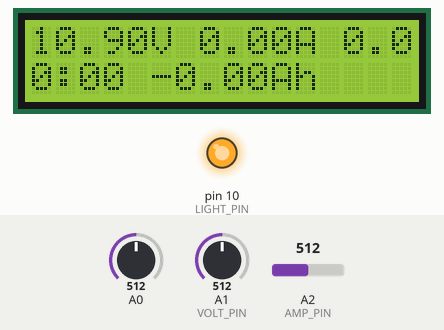
Simulated run of this sketch. Board: Arduino Uno, built with avr-gcc and run on an emulated ATmega328P. Shown: 16×2 character LCD, output pins drawn as LEDs (lit = HIGH). Inputs (shaded band) come from the test bench; at power-on: A2 (AMP_PIN) = 512, A0 = 512, A1 (VOLT_PIN) = 512. What the sketch prints to the serial monitor is not drawn.

Above: at 1.2 s.
1.3 s: A2 (AMP_PIN) set to 493
At 2.7 s:
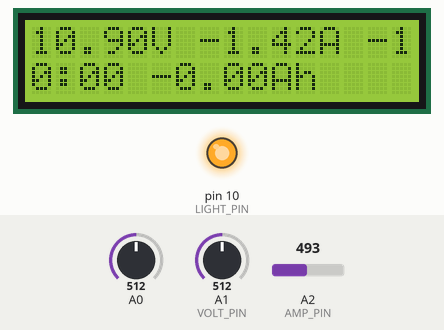
3.0 s: A0 set to 387
4.5 s: A0 set to 361
At 5.1 s:
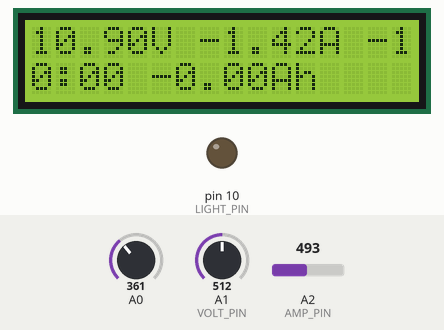
7.5 s: A2 (AMP_PIN) set to 716
At 7.79 s:
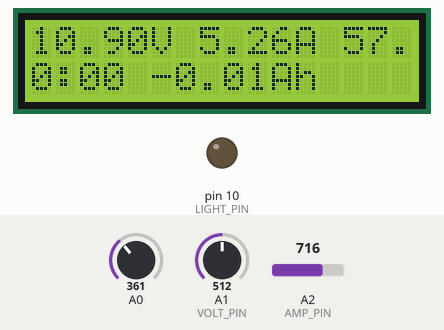
9.2 s: A1 (VOLT_PIN) set to 370
At 10.6 s:
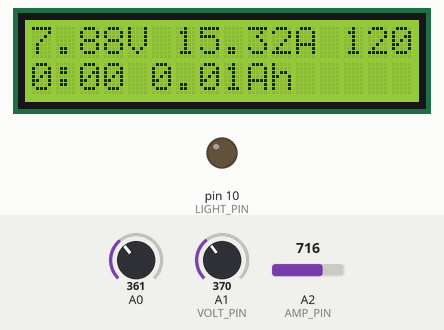
10.7 s: A2 (AMP_PIN) set to 1010
At 12.4 s:
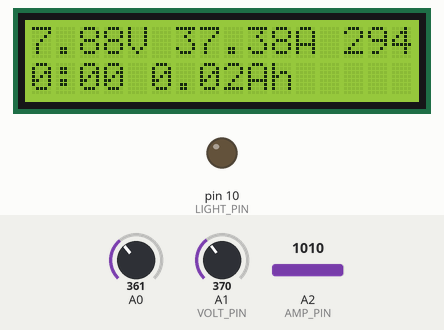
Timing chart, 0 to 13.2 s (numbered marks = the images above; inputs shaded):
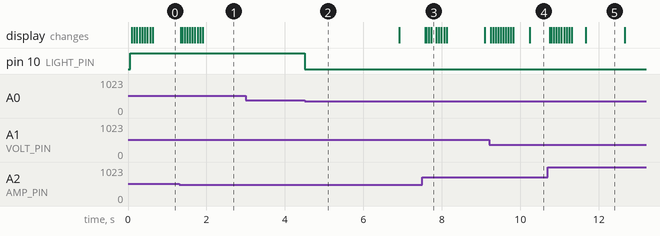

Measured:
- the behaviour switches between 512 and 511 on A2 (AMP_PIN) (found by bisection; images 0 and 1)
- the behaviour switches between 380 and 379 on A0 (found by bisection; images 1 and 2)
- after the input at 1.3 s, the display: first changes after 0.05 s (image 1 shows a later state)
- after the input at 3.0 s, every drawn part: stays the same
- after the input at 4.5 s, pin 10 (LIGHT_PIN): HIGH → LOW at once
- after the input at 7.5 s, the display: first changes after 0.07 s (image 3 shows a later state)
- after the input at 9.2 s, the display: first changes after 0.05 s (image 4 shows a later state)
- after the input at 10.7 s, the display: first changes after 0.05 s (image 5 shows a later state)

The sketch:

BattMonitor5.ino
```cpp
/*************************************************************************************
 *
 * Based on the LCDButton test sketch but modified to read up to 21V on pin A1
 * v1 based on Voltmeter v4.1
 *    add voltage calibration against internal Vcc
 *    add code for current ACS715 sensor and calibrate
 * v2 calculate power
 * v3 calculate amp hours
 * v4 improve amp hours calculation
 * v4.1 adjusted volt calibration for 12+V power via Vin
 * v5 changed to ACS714 chip and sensor code
 *
 **************************************************************************************/

#include <LiquidCrystal.h>
#include <Time.h>

LiquidCrystal lcd(8, 9, 4, 5, 6, 7);           // select the pins used on the LCD panel
const int LIGHT_PIN = 10; // pin 10 controls the backlight

// define some values used by the panel and buttons
int lcd_key     = 0;
int adc_key_in  = 0;
boolean lightOn = true;  // keep track of whether the LCD light is on or off

#define btnRIGHT  0
#define btnUP     1
#define btnDOWN   2
#define btnLEFT   3
#define btnSELECT 4
#define btnNONE   5

int read_LCD_buttons(){               // read the buttons
  adc_key_in = analogRead(0);       // read the value from the sensor

  // my buttons when read are centered at these valies: 0, 144, 329, 504, 741
  // we add approx 50 to those values and check to see if we are close
  // We make this the 1st option for speed reasons since it will be the most likely result

  if (adc_key_in > 1000) return btnNONE;

  // For V1.1 us this threshold
  /*
    if (adc_key_in < 50)   return btnRIGHT;
   if (adc_key_in < 250)  return btnUP;
   if (adc_key_in < 450)  return btnDOWN;
   if (adc_key_in < 650)  return btnLEFT;
   if (adc_key_in < 850)  return btnSELECT;
   */

  // For V1.0 comment the other threshold and use the one below:
  if (adc_key_in < 50)   return btnRIGHT;
  if (adc_key_in < 195)  return btnUP;
  if (adc_key_in < 380)  return btnDOWN;
  if (adc_key_in < 555)  return btnLEFT;
  if (adc_key_in < 790)  return btnSELECT;

  return btnNONE;                // when all others fail, return this.
}

const int SAMPLE_DELAY = 10; // millisec delay between samples

const int VOLT_PIN = 1;  // Analog volt read pin
//const float VOLT_CALIBRATION = 0.993; // calibration factor for correcting voltage around the 12-13V range
const float VOLT_CALIBRATION = 1.016; // calibration factor for correcting voltage around the 12-13V range
const int NUM_VOLT_READINGS = 10; // number of volt readings to average over

const int AMP_PIN = 2;  // Analog amp read pin
const int NUM_AMP_READINGS = 10; // number of amp readings to average over


int voltReadings[NUM_VOLT_READINGS]; // array to hold volt readings
int voltIndex = 0; // index of the current reading
int voltTotal = 0; // total of all the volt readings
double voltAverage = 0.0; // average volt reading
double Vcc; // internal Vcc

int ampReadings[NUM_AMP_READINGS]; // array to hold amp readings
int ampIndex = 0; // index of the current reading
int ampTotal = 0; // total of all the amp readings
double ampAverage = 0; // average amp reading from the pin
double amps = 0; // calibrated amps value

double watts = 0;

double hoursElapsed = 0.0; // number of hours since startup
double ampHours = 0.0; // this is the total amp hours flowed since startup

int timeSlice = 0; // duration of the current time slice in milli sec
unsigned long oldMillis = 0;
unsigned long nowMillis = 0;
double ampMsSlice = 0.0;

// Variables for voltage divider
double denominator;
// actual resistor values for voltage divider, measured by multimeter
int resistor1 = 14890; // nominal 15000
int resistor2 = 4610; // nominal 4700;

// function to read internall Vcc
long readVcc() {
  long result;
  ADMUX = _BV(REFS0)  | _BV(MUX3) | _BV(MUX2) | _BV(MUX1);
  delay(2);
  ADCSRA |= _BV(ADSC); //convert
  while (bit_is_set(ADCSRA,ADSC));
  result = ADCL;
  result |= ADCH <<8;
//  result = 1125300L / result;  // assumes exactly 1.1V ref
  result = 1141609L / result; // acutal measurement of Vcc was 4.9 vs 4.83 from 1125300 value
  return result;
}

void setup(){
  Serial.begin(9600);
  analogReference(DEFAULT);

  //  Convert resistor values to division value
  //  R2 / (R1 + R2)
  denominator = (float)resistor2 / (resistor1 + resistor2);

  // initialise the volt readings to 0
  for ( int thisReading = 0; thisReading < NUM_VOLT_READINGS; thisReading++ ) {
    voltReadings[thisReading] = 0;
  }

  // initialise the amp readings to 0
  for ( int thisReading = 0; thisReading < NUM_AMP_READINGS; thisReading++ ) {
    ampReadings[thisReading] = 0;
  }

  lcd.begin(16, 2);               // start the library
  lcd.setCursor(0,0);             // set the LCD cursor   position
//  lcd.print("BattMon v3");   // print title message

}

void loop(){
  lcd_key = read_LCD_buttons();   // read the buttons

    switch (lcd_key) {               // depending on which button was pushed, we perform an action

  case btnRIGHT:
    {             //  push button "RIGHT" and show the word on the screen
      break;
    }
  case btnLEFT:
    {
      break;
    }
  case btnUP:
    {
      lightOn = true;  // turn backlight on
      break;
    }
  case btnDOWN:
    {
      lightOn = false;  // turn backlight off
      break;
    }
  case btnSELECT:
    {
      break;
    }
  case btnNONE:
    {
      break;
    }
  }
  if ( lightOn ) {
    analogWrite(LIGHT_PIN,255); // turn light on
  }
  else {
    analogWrite(LIGHT_PIN,0); // turn light off
  }

  lcd.setCursor(0,0);             // move to the begining of the first line

  // do the voltage readings and average calculation
  voltTotal -= voltReadings[voltIndex]; // subtract the last volt reading
  voltReadings[voltIndex] = analogRead(VOLT_PIN); // read the volt pin into index location
  voltTotal += voltReadings[voltIndex]; // add the new volt reading to the total
  voltIndex++; // increment the volt index
  // reset the volt index if at the end of the array
  if ( voltIndex >= NUM_VOLT_READINGS ) {
    voltIndex = 0;
  }

  voltAverage = voltTotal / NUM_VOLT_READINGS; // calculate the average

//  Serial.print("pin value=");
  Serial.print(voltAverage);
  Serial.print(" " );

  // Convert to actual voltage (0 - 5 Vdc)
  Vcc = readVcc() / 1000.0; // read internal Vcc
  voltAverage = (voltAverage / 1024.0) * Vcc; // scale to 0 - 5 V range
//  voltAverage = (voltAverage / 1024.0) * 5.0; // scale to 0 - 5 V range

  // print pin voltage
//  lcd.print(voltAverage);
//  lcd.print(" ");

//  Serial.print(" pin voltage=");
  Serial.print(voltAverage);
  Serial.print("V ");


  //Convert to voltage before divider
  //  Divide by divider = multiply
  //  Divide by 1/5 = multiply by 5
  voltAverage = voltAverage / denominator * VOLT_CALIBRATION;

//  Serial.print(" divided voltage=");
  Serial.print(voltAverage);
  Serial.print("V ");


  // print divided voltage
  lcd.print(voltAverage);
  lcd.print("V ");


  // do the amp readings and average calculation
  ampTotal -= ampReadings[ampIndex]; // subtract the last volt reading
  ampReadings[ampIndex] = analogRead(AMP_PIN); // read the amp pin into index location
  ampTotal += ampReadings[ampIndex]; // add the new volt reading to the total
  ampIndex++; // increment the volt index
  // reset the volt index if at the end of the array
  if ( ampIndex >= NUM_AMP_READINGS ) {
    ampIndex = 0;
  }

  ampAverage = ampTotal / NUM_AMP_READINGS; // calculate the average

  amps = currentSensor(ampAverage);
/*
  if(amps<0) {
    amps=0.0;
  }
*/

  Serial.print( amps );
  Serial.print( "A ");

  watts = amps * voltAverage;

  // print amps value
  lcd.print(amps);
  lcd.print("A ");

  lcd.print( watts );
  lcd.print( "W " );

  nowMillis = millis();
  hoursElapsed = nowMillis / 3600000.0;

  lcd.setCursor(0,1);             // move to the begining of the second line
  lcd.print(hour());
  lcd.print(":");
  lcd.print(formatTimeDigits(minute()));
  lcd.print(" ");

  timeSlice = nowMillis - oldMillis;
  oldMillis = nowMillis;
  Serial.print(timeSlice);
  Serial.print("ms ");

//  secsElapsed = ; // secs elapsed since startup - will overflow to zero in ~50 days
  Serial.print(nowMillis / 1000.0);
  Serial.print("s ");

  Serial.print(hour());
  Serial.print(":");
  Serial.print(formatTimeDigits(minute()));
  Serial.print(" ");

  ampMsSlice = amps * timeSlice;
  Serial.print(ampMsSlice);
  Serial.print("Ams ");

  ampHours += ampMsSlice / 1000.0 / 3600.0;

  Serial.print(ampHours);
  Serial.print("Ah ");

  lcd.print( ampHours );
  lcd.print( "Ah " );

  Serial.println();


  //Delay to make LCD readable
  delay(SAMPLE_DELAY);

}

String formatTimeDigits(int num) {
  String doubleDigits = "";
  if(num<10) {
    doubleDigits = "0";
  }
  doubleDigits = doubleDigits + num;
  return doubleDigits;
}

// Calculate current with ACS714 from http://playground.arduino.cc/Main/CurrentSensing
double currentSensor(int RawADC) {

  int    Sensitivity    = 66; // mV/A

  long   InternalVcc    = readVcc();
  double ZeroCurrentVcc = InternalVcc / 2;
  double SensedVoltage  = (RawADC * InternalVcc) / 1024;
  double Difference     = SensedVoltage - ZeroCurrentVcc;
  double SensedCurrent  = Difference / Sensitivity;
/*
  Serial.print("ADC: ");
  Serial.print(RawADC);
  Serial.print("/1024");

  Serial.print(", Sensed Voltage: ");
  printDouble(SensedVoltage, 1);
  Serial.print("mV");

  Serial.print(", 0A at: ");
  printDouble(ZeroCurrentVcc, 1);
  Serial.print("mV");
*/
  return SensedCurrent;                                        // Return the Current

}

void printDouble(double val, byte precision) {

  Serial.print (int(val));                                     // Print int part

  if( precision > 0) {                                         // Print decimal part
    Serial.print(".");
    unsigned long frac, mult = 1;
    byte padding = precision -1;
    while(precision--) mult *=10;
    if(val >= 0) frac = (val - int(val)) * mult; else frac = (int(val) - val) * mult;
    unsigned long frac1 = frac;
    while(frac1 /= 10) padding--;
    while(padding--) Serial.print("0");
    Serial.print(frac,DEC) ;
  }

}
```
